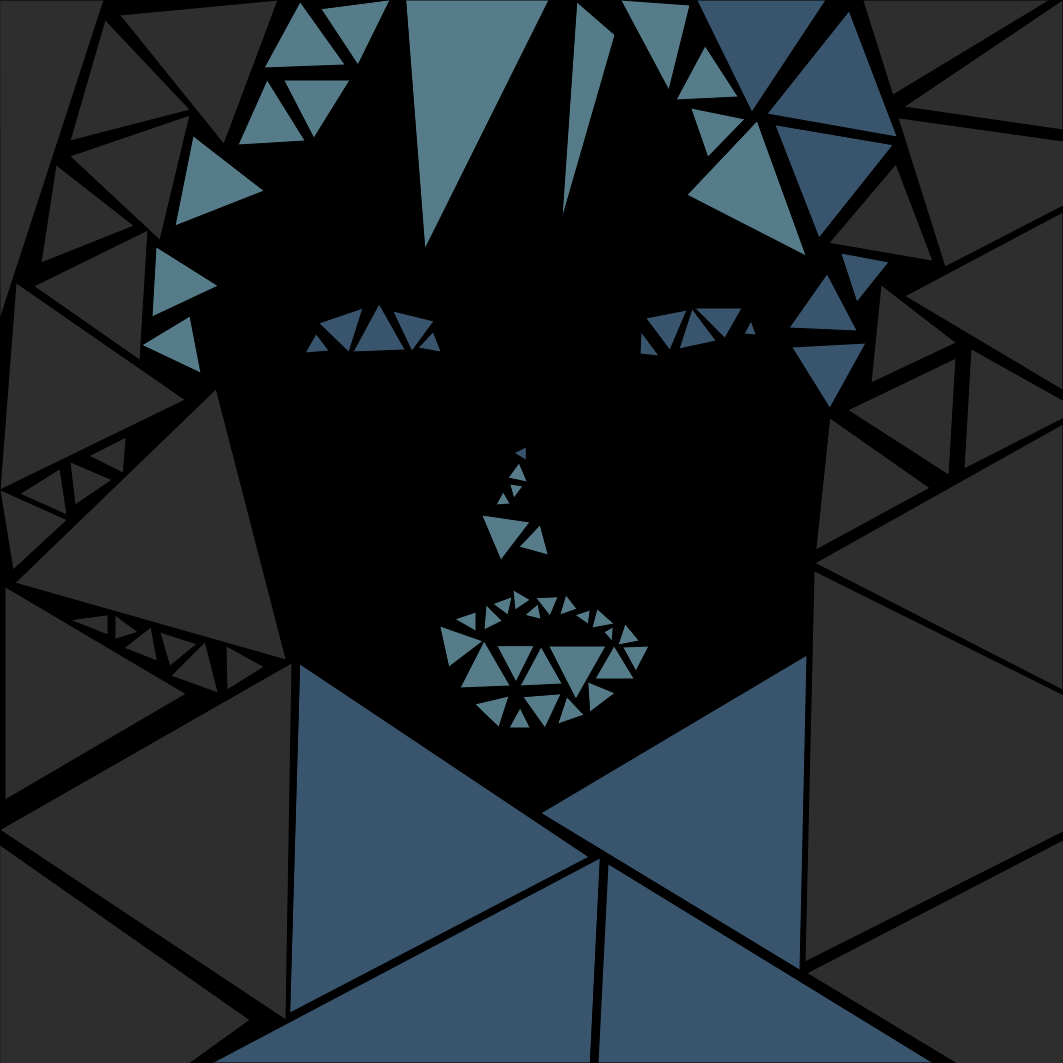
Frame 1 (no input)
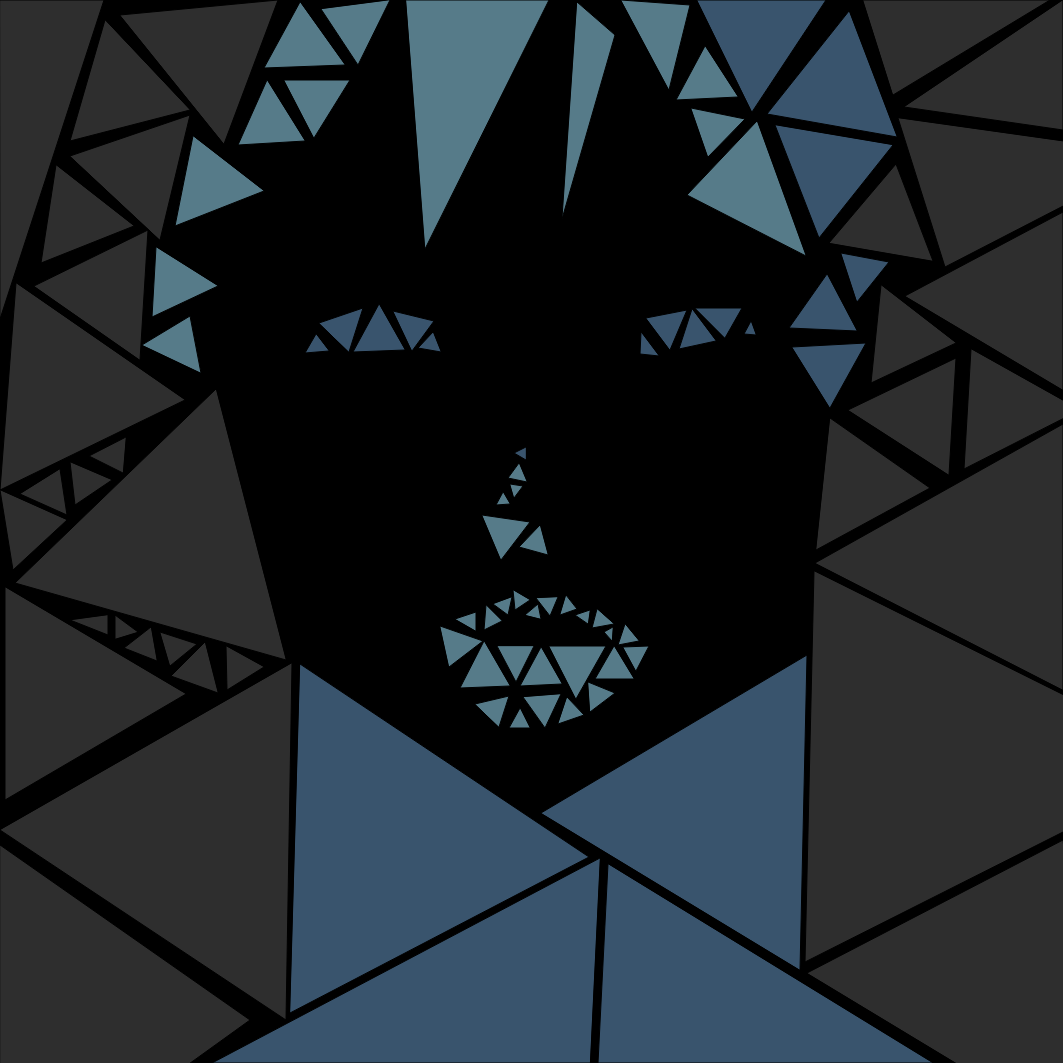
Frame 60 (no input)
Frame 120 (the mouse pressed at the canvas centre since frame 60): identical to frame 60, image omitted

The p5.js sketch that drew these frames (run headless with seeded random() and noise() and a simulated clock; from frame 60 on, the mouse is pressed at the canvas centre):

// p5.js sketch
// ── sketch.js
function setup() {
  createCanvas(1063, 1063);
  background(0);
}

function draw() {
  
  fill((40, 43, 46));
  triangle(0,0,104,0,0,319);
  triangle(16,283,0,490,185,400);
  triangle(105,20,70,141,190,110);
  triangle(70,156,190,115,160,240);
  triangle(56,165,41,263,134,226);
  triangle(34,286,148,230,140,360);
  triangle(120,15,278,0,224,144);
  triangle(216,389,15,583,286,660);
  triangle(5,587,5,800,186,694);
  triangle(292,663,286,1020,0,830);
  triangle(0,845,250,1020,0,1200);
  fill(57, 84, 109);
  triangle(300,664,589,857,290,1013);
  triangle(600,858,212,1063,590,1063);
  triangle(608,864,598,1063,933,1063);
  triangle(541,813,807,655,800,970);
  fill((40, 43, 46));
  triangle(814,571,805,962,1200,763); 
  triangle(807,973,1063,840,1100,1150);
  triangle(815,563,1063,424,1063,690);
  triangle(830,418,930,488,816,550);
  triangle(848,410,956,358,949,475);
  triangle(971,349,964,469,1080,410);
  triangle(905,296,1063,212,1063,390);
  triangle(881,285,871,383,956,343); 
  triangle(829,243,896,164,933,261);
  triangle(898,118,945,267,1162,155); 
  triangle(904,107,1063,130,1063,0);
  triangle(863,0,1050,0,893,95);
  triangle(60,469,67,515,20,494);
  triangle(67,520,13,570,0,490);
  triangle(70,462,75,505,112,480);
  triangle(126,437,89,456,123,473);
  triangle(108,615,108,635,70,620);
  triangle(138,632,115,615,115,639);
  triangle(151,627,124,648,157,661);
  triangle(160,632,197,644,170,666);
  triangle(205,642,171,676,218,693);
  triangle(226,646,227,690,264,667);
   fill(57, 84, 109);
  triangle(697,0,826,0,752,112);
  triangle(849,11,767,114,897,137);
  triangle(775,125,819,238,893,145);
  triangle(841,253,889,262,857,302);
  triangle(827,274,789,328,857,331);
  triangle(792,347,866,343,830,408);
  triangle(316,334,305,353,329,351);
  triangle(319,323,363,308,349,352);
  triangle(379,304,353,352,405,350);
  triangle(393,311,434,321,412,351);
  triangle(433,332,418,348,441,352);
  triangle(641,332,640,354,659,356);
  triangle(646,318,687,310,670,350);
  triangle(692,309,679,349,716,341);
  triangle(695,308,742,308,725,338);
  triangle(751,321,744,334,756,335);
  triangle(526,447,514,453,526,460);
  fill(86, 123, 137);
  triangle(519,463,508,478,527,482);
  triangle(510,484,523,486,514,498);
  triangle(503,492,496,505,510,504);
  triangle(482,515,530,522,501,560);
  triangle(540,525,519,547,548,555);
  triangle(440,626,483,641,449,667);
  triangle(484,641,460,688,510,686);
  triangle(497,646,516,682,534,646);
  triangle(541,647,520,686,562,684);
  triangle(549,646,606,646,576,699);
  triangle(614,646,595,679,634,679);
  triangle(623,647,649,646,636,671);
  triangle(475,704,509,696,499,727);
  triangle(520,708,509,728,530,728);
  triangle(523,697,545,728,561,694);
  triangle(567,697,584,715,558,724);

  triangle(588,682,615,693,590,712);
  triangle(406,0,549,0,425,249);
  triangle(577,2,615,35,562,219);
  triangle(621,0,690,5,669,90);
  triangle(705,46,676,100,738,97);
  triangle(691,108,745,119,708,157);
  triangle(757,121,687,195,806,256);
  triangle(455,619,476,612,476,631);
  triangle(486,605,484,630,502,621);
  triangle(493,604,508,615,512,597);
  triangle(513,590,515,610,530,600);
  triangle(525,615,538,604,541,619);
  triangle(536,598,550,616,558,597);
  triangle(566,595,577,609,560,615);
  triangle(590,610,575,615,588,624);
  triangle(625,624,618,645,639,641);
  triangle(597,609,592,628,614,624);
  triangle(613,627,604,632,612,641);
  triangle(193,136,175,226,264,191);
  triangle(156,247,152,317,218,286);
  triangle(300,2,264,68,345,65);
  triangle(321,9,358,65,390,0);
  triangle(284,80,350,80,314,138);
  triangle(267,80,238,145,305,141);
  triangle(142,345,190,316,201,373);
}
